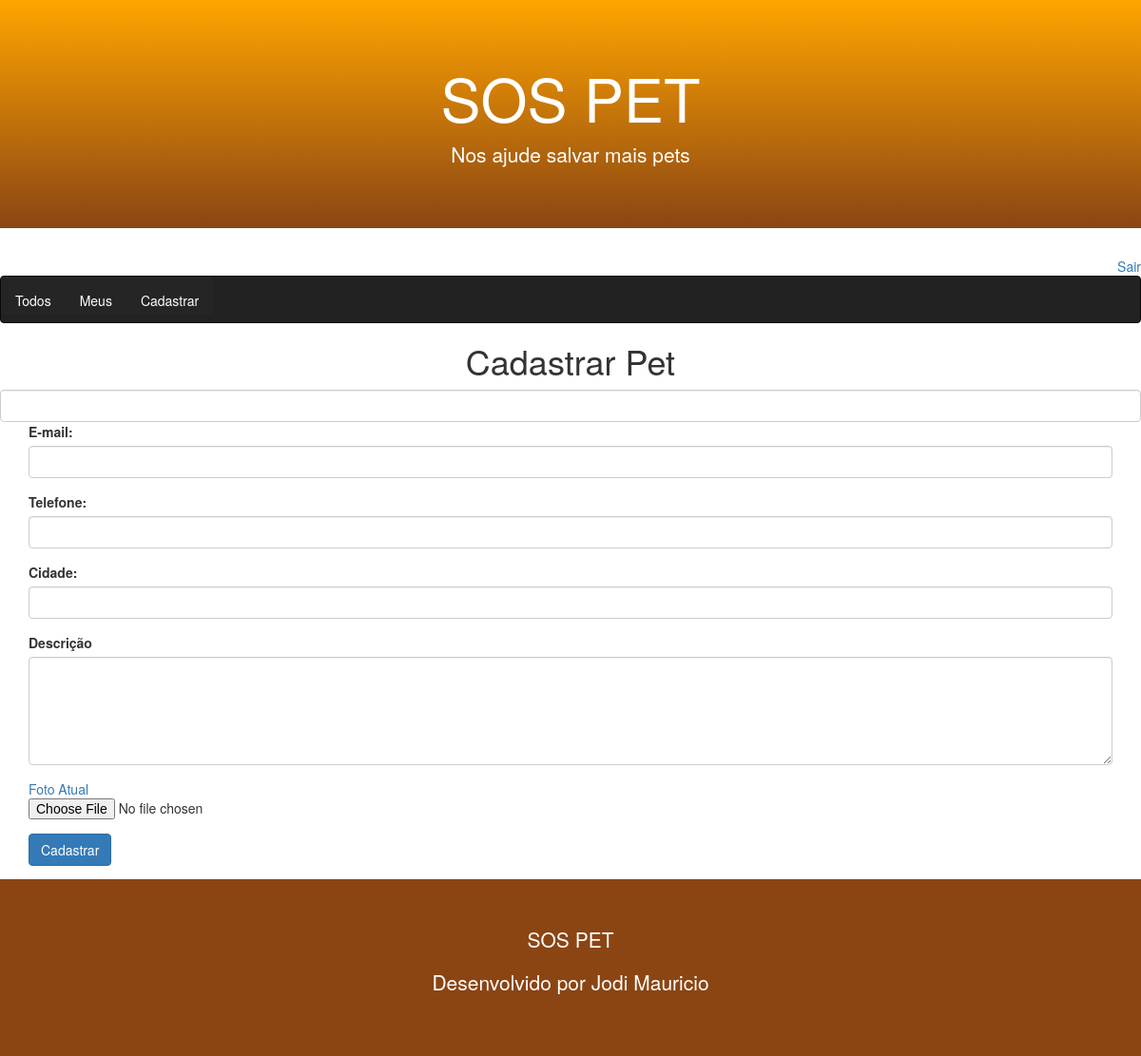
The app's page /pet/register/?id=2 (signed in), older data.
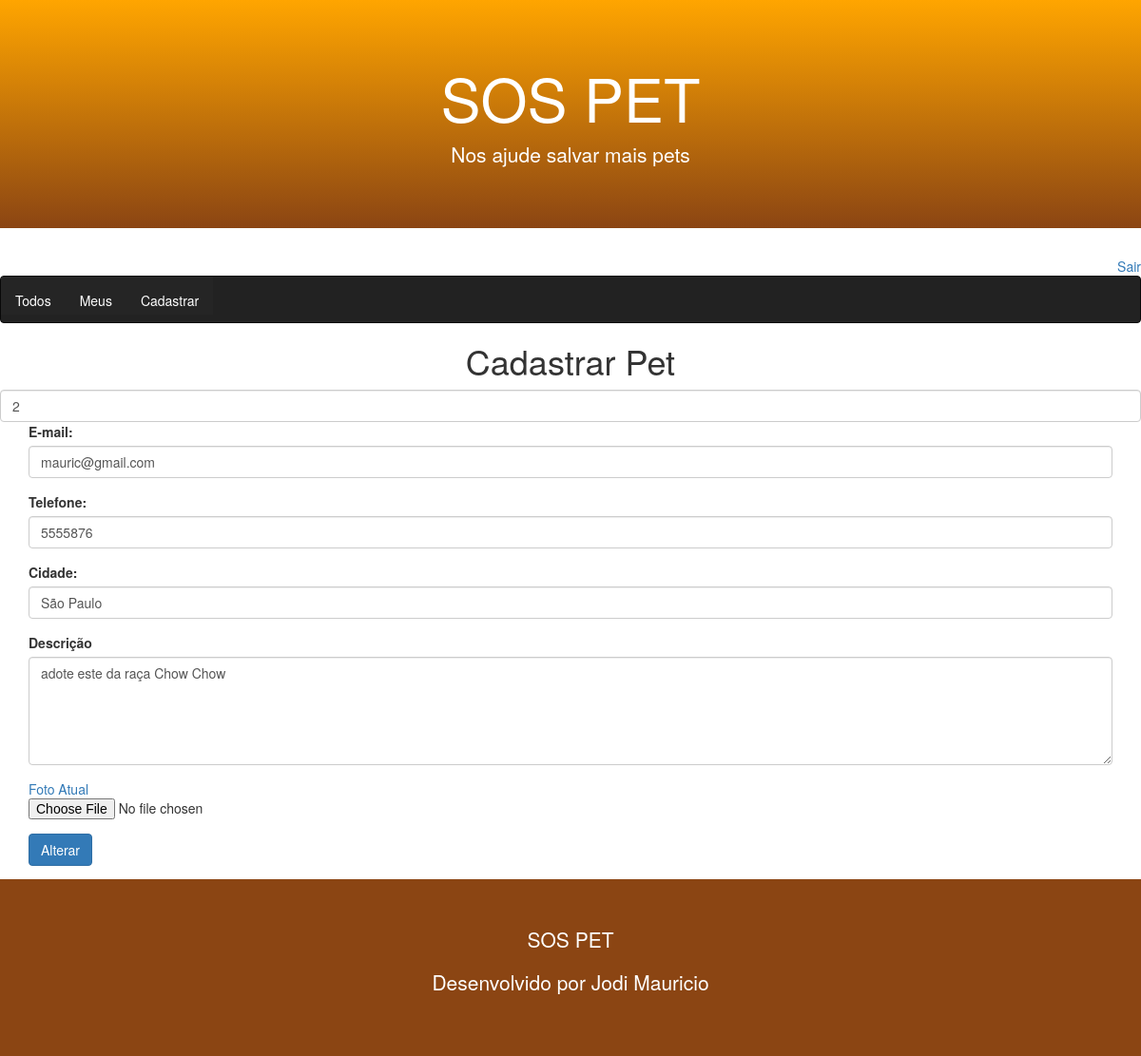
The same page, newer data.
### core/models.py (models this page shows, shortened)
class Pet(models.Model):
    city = models.CharField(max_length=100)
    description = models.TextField()
    phone = models.CharField(max_length=11)
    email = models.EmailField()
    begin_date = models.DateTimeField(auto_now_add=True)
    photo = models.ImageField(upload_to='pet')
    active = models.BooleanField(default=True)
    user = models.ForeignKey(User, on_delete=models.CASCADE)
    class Meta:
        db_table = 'pet'

### core/views.py (the view)
# urls.py: path('pet/register/', views.register_pet),
@login_required(login_url='/login/')
def register_pet(request):
    pet_id = request.GET.get('id')
    if pet_id:
        pet = Pet.objects.get(id=pet_id)
        if pet.user == request.user:
             return render(request, 'register-pet.html', {'pet':pet})
    return render(request, 'register-pet.html')

### templates/register-pet.html
{% extends "model-page.html" %}
{% block content %}
    <h1 class="text-center">Cadastrar Pet </h1>
<form enctype="multipart/form-data" action="submit", method="POST">{% csrf_token %}
    <input type="number" class="form-control" name="pet-id" value="{{ pet.id }}" hidden>
    <div class="container">
        <div class="form-group">
            <label for="email">E-mail: </label>
            <input class="form-control" name="email" type="text" value="{{ pet.email}}">
        </div>
        <div class="form-group">
            <label for="phone">Telefone: </label>
            <input class="form-control" name="phone" type="number" value="{{ pet.phone}}">
        </div>
        <div class="form-group">
            <label for="city">Cidade: </label>
            <input class="form-control" name="city" type="text" value="{{ pet.city }}">
        </div>
        <div class="form-group">
            <label for="description"> Descrição</label>
            <textarea class="form-control" rows="5" name="description">{{ pet.description }}</textarea>
        </div>
        <div class="form-group">
            <a href="/media/{{ pet.photo }}" target="_blank">Foto Atual</a>
            <input type="file" class="form-control-file border" name="file" accept="image/*">
        </div>
        <button type="submit" class="btn btn-primary">
            {% if pet %}
                Alterar
            {% else %}
                Cadastrar
            {% endif %}
        </button>
    </div>
</form>
{% endblock %}

Row changes from the older to the newer data that the page shows:
now on this page (row edited): Pet: pet-id "2", email "mauric@gmail.com", phone "5555876", city "São Paulo", description "adote este da raça Chow Chow"
Text that changed along with them:
text no longer shown: "Cadastrar"
text now shown: "Alterar"
